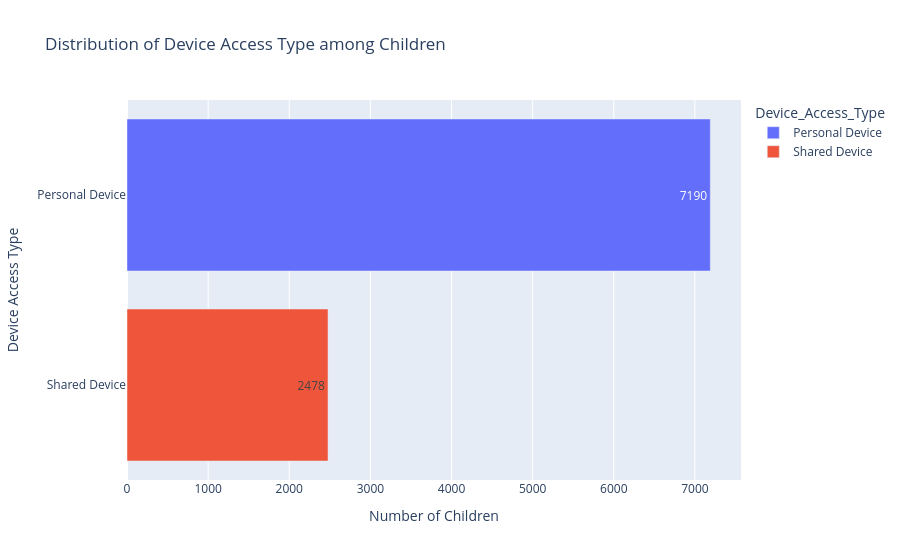

The cell this chart's notebook holds for it:
### Code cell
import plotly.express as px

fig = px.bar(
    device_counts,
    x='Count',
    y='Device_Access_Type',
    orientation='h',
    text='Count',
    color = 'Device_Access_Type',
    title='Distribution of Device Access Type among Children'
)

fig.update_layout(
    xaxis_title='Number of Children',
    yaxis_title='Device Access Type'
)

fig.show()

### Figure 1 — Plotly figure (JSON) as saved in the notebook; plotly's stock layout.template omitted (floating-point values rounded to 4 significant figures)
{"data": [{"hovertemplate": "Device_Access_Type=%{y}<br>Count=%{text}<extra></extra>", "legendgroup": "Personal Device", "marker": {"color": "#636efa", "pattern": {"shape": ""}}, "name": "Personal Device", "orientation": "h", "showlegend": true, "text": [7190.0], "textposition": "auto", "type": "bar", "x": [7190], "xaxis": "x", "y": ["Personal Device"], "yaxis": "y"}, {"hovertemplate": "Device_Access_Type=%{y}<br>Count=%{text}<extra></extra>", "legendgroup": "Shared Device", "marker": {"color": "#EF553B", "pattern": {"shape": ""}}, "name": "Shared Device", "orientation": "h", "showlegend": true, "text": [2478.0], "textposition": "auto", "type": "bar", "x": [2478], "xaxis": "x", "y": ["Shared Device"], "yaxis": "y"}], "layout": {"autosize": true, "barmode": "relative", "legend": {"title": {"text": "Device_Access_Type"}, "tracegroupgap": 0}, "title": {"text": "Distribution of Device Access Type among Children"}, "xaxis": {"anchor": "y", "autorange": true, "domain": [0, 1], "range": [0, 7568.0], "title": {"text": "Number of Children"}, "type": "linear"}, "yaxis": {"anchor": "x", "autorange": true, "categoryarray": ["Shared Device", "Personal Device"], "categoryorder": "array", "domain": [0, 1], "range": [-0.5, 1.5], "title": {"text": "Device Access Type"}, "type": "category"}}}
